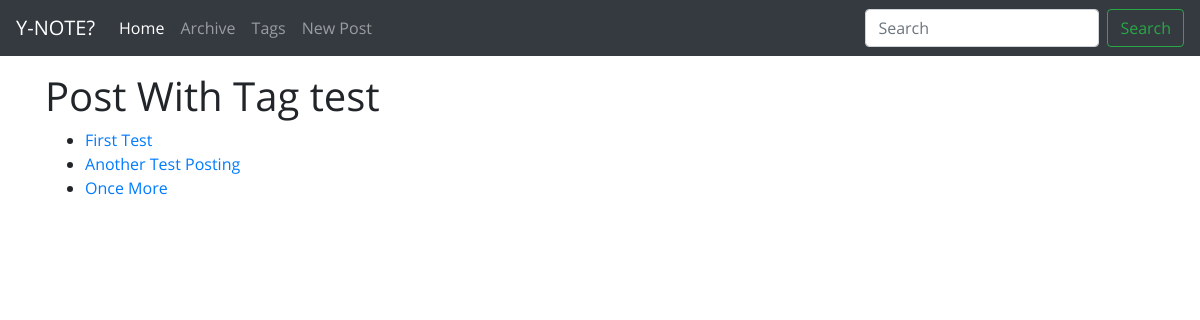
Page /tags.php?tag=test on the committed database.
### tables this page shows
CREATE TABLE `tags` (
  `id_post` int(11) NOT NULL,
  `tag` varchar(50) NOT NULL,
  KEY `tags_ibfk_1` (`id_post`),
  CONSTRAINT `tags_ibfk_1` FOREIGN KEY (`id_post`) REFERENCES `posts` (`id_post`) ON DELETE CASCADE
);

CREATE TABLE `posts` (
  `id_post` int(11) NOT NULL AUTO_INCREMENT,
  `date_post` datetime DEFAULT NULL,
  `date_modified` datetime DEFAULT NULL,
  `title_post` varchar(255) DEFAULT NULL,
  `content` text,
  PRIMARY KEY (`id_post`)
);

### tags.php (the view, shortened to what this page needs)
<?php
    include "header.php";
    include "navbar.php";
    include_once "config.php";
    if (isset($_GET['tag'])) {
        $tag = $_GET['tag'];
        $sql = "SELECT tags.id_post AS id_post, posts.title_post AS title_post
                FROM tags
                INNER JOIN posts ON posts.id_post = tags.id_post
                WHERE tags.tag = '$tag' ";
        $result_sql = mysqli_query($db_handle, $sql);
    } else {
        $sql = "SELECT DISTINCT tag FROM tags";
        $result_sql = mysqli_query($db_handle, $sql);
    }
    if (isset($tag)) {
        echo "<h1>Post With Tag ".$tag." </h1>";
    } else {
    echo "<h1>Browse by Tags</h1>";
    }
    echo "<ul>";
    while($row = mysqli_fetch_array($result_sql)) {
        if (isset($tag)) {
            $list_content = $row['title_post'];
            $link = "readpost.php?id-post=" . $row[id_post];
        } else {
            $list_content = $row['tag'];
            $link = "tags.php?tag=" . $list_content;
        }
        echo "<li><a href='$link'>".$list_content."</a></li>";
    }
    echo "</ul>";
    include "tail.php";

### assets/css/index.css (style rules this page uses)
body { min-height: 75rem; padding-top: 4.5rem; padding-bottom: 4rem; font-family: 'Open Sans', Courier, monospace; }

### rows in the picture
tags: id_post.title_post "First Test"
tags: id_post.title_post "Another Test Posting"
tags: id_post.title_post "Once More"

### other values in the picture
$tag "test"
